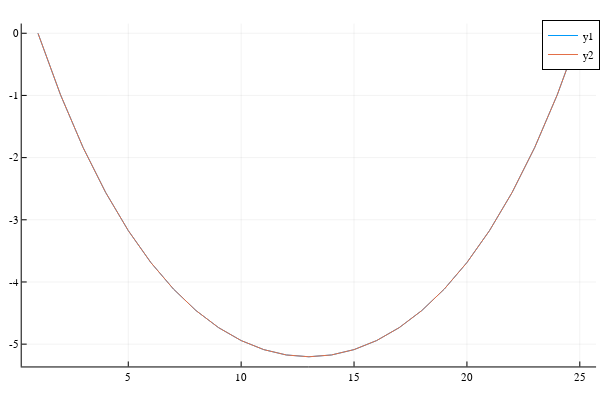

Notebook cell for this chart:
### Code cell
#Now let's try integrating with implicit midpoint again
xtraj2 = zeros(2,n)
xtraj2[:,1] = x0

#Simulate with implicit midpoint
for k = 1:(n-1)
    xtraj2[:,k+1] .= implicit_mid(xtraj2[:,k])
end

#Compare against reference IPOPT solution
plot(y_ref)
plot!(xtraj2[1,:])

### Figure 1 — Plotly figure (JSON) as saved in the notebook; plotly's stock layout.template omitted (floating-point values rounded to 4 significant figures)
{"data": [{"colorbar": {"title": ""}, "legendgroup": "y1", "line": {"color": "rgba(0, 154, 250, 1.000)", "dash": "solid", "shape": "linear", "width": 1}, "mode": "lines", "name": "y1", "showlegend": true, "type": "scatter", "x": [1, 2, 3, 4, 5, 6, 7, 8, 9, 10, 11, 12, 13, 14, 15, 16, 17, 18, 19, 20, 21, 22, 23, 24, 25], "xaxis": "x", "y": [-2.892e-41, -0.991, -1.839, -2.562, -3.174, -3.688, -4.114, -4.46, -4.735, -4.942, -5.088, -5.174, -5.203, -5.174, -5.088, -4.942, -4.735, -4.46, -4.114, -3.688, -3.174, -2.562, -1.839, -0.991, 0], "yaxis": "y", "zmax": null, "zmin": null}, {"colorbar": {"title": ""}, "legendgroup": "y2", "line": {"color": "rgba(227, 111, 71, 1.000)", "dash": "solid", "shape": "linear", "width": 1}, "mode": "lines", "name": "y2", "showlegend": true, "type": "scatter", "x": [1, 2, 3, 4, 5, 6, 7, 8, 9, 10, 11, 12, 13, 14, 15, 16, 17, 18, 19, 20, 21, 22, 23, 24, 25], "xaxis": "x", "y": [0, -0.991, -1.839, -2.562, -3.174, -3.688, -4.114, -4.46, -4.735, -4.942, -5.088, -5.174, -5.203, -5.174, -5.088, -4.942, -4.735, -4.46, -4.114, -3.688, -3.174, -2.562, -1.839, -0.991, -6.524e-09], "yaxis": "y", "zmax": null, "zmin": null}], "layout": {"annotations": [], "height": 400, "legend": {"bgcolor": "rgba(255, 255, 255, 1.000)", "bordercolor": "rgba(0, 0, 0, 1.000)", "borderwidth": 1, "font": {"color": "rgba(0, 0, 0, 1.000)", "family": "sans-serif", "size": 11}, "title": {"font": {"color": "rgba(0, 0, 0, 1.000)", "family": "sans-serif", "size": 15}, "text": ""}, "tracegroupgap": 0, "traceorder": "normal", "x": 1, "xanchor": "auto", "y": 1, "yanchor": "auto"}, "margin": {"b": 20, "l": 0, "r": 0, "t": 20}, "paper_bgcolor": "rgba(255, 255, 255, 1.000)", "plot_bgcolor": "rgba(255, 255, 255, 1.000)", "showlegend": true, "width": 600, "xaxis": {"anchor": "y", "domain": [0.03619, 0.9934], "gridcolor": "rgba(0, 0, 0, 0.100)", "gridwidth": 0.5, "linecolor": "rgba(0, 0, 0, 1.000)", "mirror": false, "range": [0.28, 25.72], "showgrid": true, "showline": true, "showticklabels": true, "tickangle": 0, "tickcolor": "rgb(0, 0, 0)", "tickfont": {"color": "rgba(0, 0, 0, 1.000)", "family": "sans-serif", "size": 11}, "tickmode": "array", "ticks": "inside", "ticktext": ["5", "10", "15", "20", "25"], "tickvals": [5, 10, 15, 20, 25], "title": "", "titlefont": {"color": "rgba(0, 0, 0, 1.000)", "family": "sans-serif", "size": 15}, "type": "-", "visible": true, "zeroline": false, "zerolinecolor": "rgba(0, 0, 0, 1.000)"}, "yaxis": {"anchor": "x", "domain": [0.03762, 0.9902], "gridcolor": "rgba(0, 0, 0, 0.100)", "gridwidth": 0.5, "linecolor": "rgba(0, 0, 0, 1.000)", "mirror": false, "range": [-5.359, 0.1561], "showgrid": true, "showline": true, "showticklabels": true, "tickangle": 0, "tickcolor": "rgb(0, 0, 0)", "tickfont": {"color": "rgba(0, 0, 0, 1.000)", "family": "sans-serif", "size": 11}, "tickmode": "array", "ticks": "inside", "ticktext": ["-5", "-4", "-3", "-2", "-1", "0"], "tickvals": [-5, -4, -3, -2, -1, 0], "title": "", "titlefont": {"color": "rgba(0, 0, 0, 1.000)", "family": "sans-serif", "size": 15}, "type": "-", "visible": true, "zeroline": false, "zerolinecolor": "rgba(0, 0, 0, 1.000)"}}}
